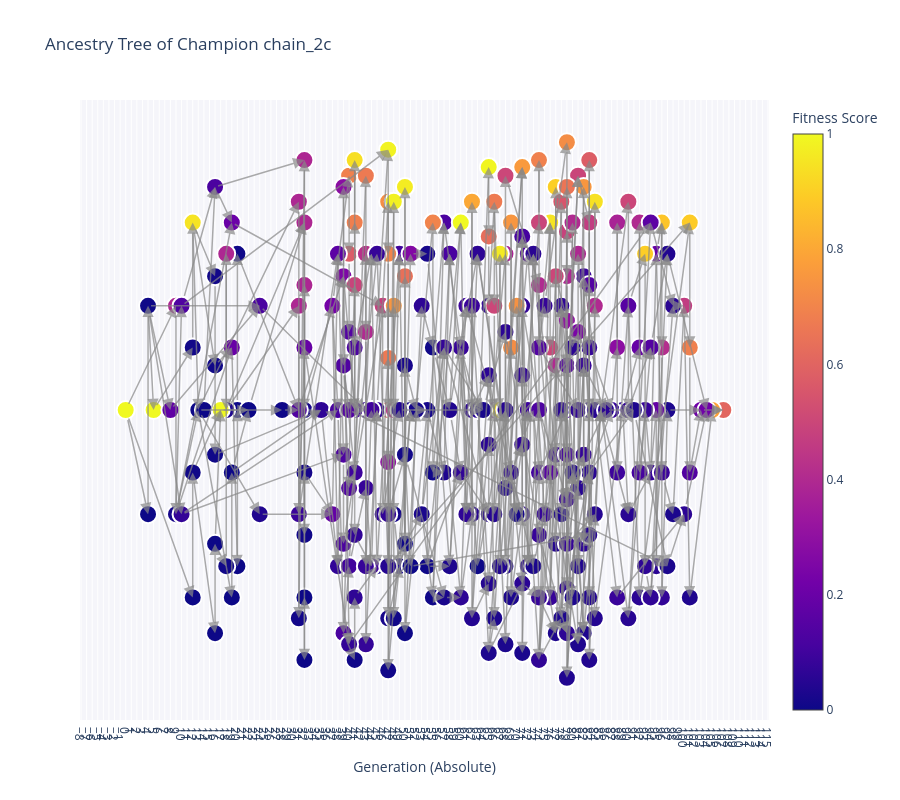

Notebook code cell kept with this figure:
### Code cell
# ## 8. The Full Genetic Tree (Directed Acyclic Graph)
# Traces the lineage of the absolute best prompt chain from the ACTIVE population back to Generation 0. 
# Left-to-Right layout by Generation, with arrows showing genetic flow.

# %%
import os
import json
import networkx as nx
import plotly.graph_objects as go
from Genetic_algorithm_processes.Data.lineage_scoring import LineageScorer

# 1. Load the ID Mapping
id_to_chain_path = os.path.join(RUN_DIR, "id_to_promptchain.json")
with open(id_to_chain_path, "r") as f:
    id_to_chain = json.load(f)

# 2. Dynamically calculate Lineage Scores
print("Calculating dynamic lineage scores...")
scorer = LineageScorer(
    heritage_data=heritage_db,
    id_to_chain=id_to_chain,
    use_embeddings=False, 
    verbose=False
)
lineage_scores = scorer.compute_all_lineage_scores()

# 🚨 FIX: 3. Find the ultimate champion chain from the ACTIVE POPULATION
pop_file_path = os.path.join(RUN_DIR, "population_data.json")
with open(pop_file_path, "r") as f:
    active_population = json.load(f).get("population", [])

if not active_population:
    raise ValueError("No active population found in population_data.json")

# Population record format: [chain_id, chain_tuples, fitness, metadata]
best_chain_record = max(active_population, key=lambda x: (x[2] if x[2] is not None else 0.0))
best_chain_id = best_chain_record[0]
best_fitness = best_chain_record[2]

print(f"Ultimate Champion (Active Pop): {best_chain_id} (Fitness: {best_fitness:.4f})")

# 4. Build the Directed Acyclic Graph (DAG)
G = nx.DiGraph()

def trace_lineage(chain_id, depth=0):
    if depth > 50: return 
    if chain_id not in heritage_db: return
    
    record = heritage_db[chain_id]
    
    # Extract data
    gen = min(record.get("generation", [0])) 
    fit = record.get("fitness")
    fit = float(fit) if fit is not None else 0.0
    lin = lineage_scores.get(chain_id, 0.0)
    
    G.add_node(chain_id, fitness=fit, lineage=lin, gen=gen)
    
    for p in record.get("parents", []):
        # Directed Edge: Parent -> Child
        G.add_edge(p, chain_id)
        trace_lineage(p, depth + 1)

trace_lineage(best_chain_id)

if len(G.nodes) > 0:
    # Manually assign X (Generation) and Y (Spacing) coordinates
    pos = {}
    
    # Group nodes by generation to space them vertically
    gen_groups = {}
    for n, d in G.nodes(data=True):
        g = d['gen']
        if g not in gen_groups:
            gen_groups[g] = []
        gen_groups[g].append(n)
        
    for g, nodes in gen_groups.items():
        # Sort nodes in each generation by fitness for cleaner layout
        nodes.sort(key=lambda x: G.nodes[x]['fitness'], reverse=True)
        # Space them evenly on the Y axis
        y_spacing = 1.0 / (len(nodes) + 1)
        for i, n in enumerate(nodes):
            pos[n] = (g, 1.0 - (y_spacing * (i + 1)))

    node_x = [pos[n][0] for n in G.nodes()]
    node_y = [pos[n][1] for n in G.nodes()]

    fig = go.Figure()
    
    # Draw Lines WITH ARROWS using Annotations
    annotations = []
    for edge in G.edges():
        x0, y0 = pos[edge[0]] # Parent
        x1, y1 = pos[edge[1]] # Child
        
        # Add an annotation to create the arrow
        annotations.append(
            dict(
                ax=x0, ay=y0, axref='x', ayref='y',
                x=x1, y=y1, xref='x', yref='y',
                showarrow=True,
                arrowhead=2,
                arrowsize=1.5,
                arrowwidth=1.5,
                arrowcolor='#888',
                opacity=0.7
            )
        )
    
    # Draw Nodes
    fitness_vals = [G.nodes[n]['fitness'] for n in G.nodes()]
    hover_texts = [
        f"<b>Chain ID:</b> {n[:12]}...<br>"
        f"<b>Born in Gen:</b> {G.nodes[n]['gen']}<br>"
        f"<b>Fitness:</b> {G.nodes[n]['fitness']:.4f}<br>"
        for n in G.nodes()
    ]
    
    fig.add_trace(go.Scatter(
        x=node_x, y=node_y, mode='markers',
        marker=dict(
            showscale=True, colorscale='Plasma', size=18, 
            color=fitness_vals, colorbar=dict(title="Fitness Score"),
            line=dict(width=2, color='white')
        ),
        text=hover_texts, hoverinfo='text'
    ))
    
    fig.update_layout(
        title=f"Ancestry Tree of Champion {best_chain_id[:8]}", 
        showlegend=False, 
        annotations=annotations, # Inject the arrows
        xaxis=dict(
            title="Generation (Absolute)", 
            showgrid=True, 
            zeroline=False, 
            tickmode='linear',
            dtick=1 # Force ticks at every integer generation
        ), 
        yaxis=dict(showgrid=False, zeroline=False, showticklabels=False),
        plot_bgcolor='rgba(245,245,250,1)',
        height=800
    )
    fig.show()
else:
    print("Could not build genetic tree.")
